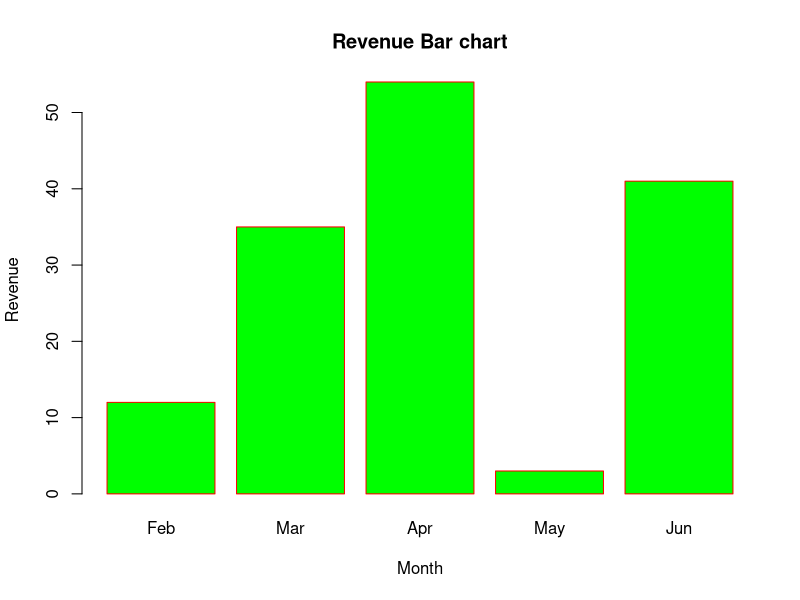

Generate this figure with R:
H <- c(12,35,54,3,41)
M<- c("Feb","Mar","Apr","May","Jun")
png(file = "bar_properties.png")
barplot(H,names.arg=M,xlab="Month",ylab="Revenue",col="Green",
        main="Revenue Bar chart",border="red")
dev.off()